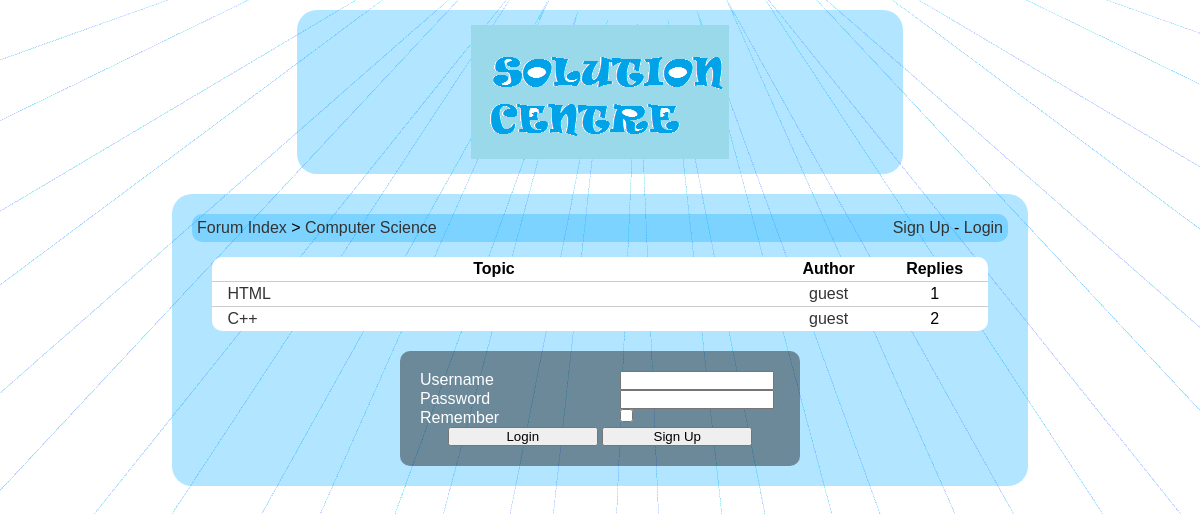
/list_topics.php?parent=1, run on the app's committed database.
### tables this page shows
CREATE TABLE IF NOT EXISTS `categories` (
  `id` smallint(6) NOT NULL,
  `name` varchar(256) NOT NULL,
  `description` text NOT NULL,
  `position` smallint(6) NOT NULL,
  PRIMARY KEY (`id`)
);

CREATE TABLE IF NOT EXISTS `topics` (
  `parent` smallint(6) NOT NULL,
  `id` int(11) NOT NULL,
  `id2` int(11) NOT NULL,
  `title` varchar(256) NOT NULL,
  `message` longtext NOT NULL,
  `authorid` int(11) NOT NULL,
  `timestamp` int(11) NOT NULL,
  `timestamp2` int(11) NOT NULL,
  PRIMARY KEY (`id`,`id2`)
);

CREATE TABLE IF NOT EXISTS `users` (
  `id` bigint(20) NOT NULL,
  `username` varchar(255) NOT NULL,
  `password` varchar(255) NOT NULL,
  `email` varchar(255) NOT NULL,
  `avatar` text NOT NULL,
  `signup_date` int(10) NOT NULL,
  PRIMARY KEY (`id`)
);

### config.php (called while the page is built, shortened)
<?php
$url_home = 'index.php';
$design = 'default';
?>

### list_topics.php (the view, shortened to what this page needs)
<?php
include('config.php');
if(isset($_GET['parent']))
{
	$id = intval($_GET['parent']);
	$dn1 = mysql_fetch_array(mysql_query('select count(c.id) as nb1, c.name,count(t.id) as topics from categories as c left join topics as t on t.parent="'.$id.'" where c.id="'.$id.'" group by c.id'));
if($dn1['nb1']>0)
{
?>
<!DOCTYPE html PUBLIC "-//W3C//DTD XHTML 1.0 Transitional//EN" "http://www.w3.org/TR/xhtml1/DTD/xhtml1-transitional.dtd">
<html xmlns="http://www.w3.org/1999/xhtml">
    <head>
        <link href="<?php echo $design; ?>/style.css" rel="stylesheet" title="Style" />
    </head>
    <body>
    	<div class="header">
        	<a href="<?php echo $url_home; ?>"><img src="<?php echo $design; ?>/images/logo.png" alt="Forum" /></a>
	    </div>
        <div class="content">
<?php
if(isset($_SESSION['username']))
{
$nb_new_pm = mysql_fetch_array(mysql_query('select count(*) as nb_new_pm from pm where ((user1="'.$_SESSION['userid'].'" and user1read="no") or (user2="'.$_SESSION['userid'].'" and user2read="no")) and id2="1"'));
$nb_new_pm = $nb_new_pm['nb_new_pm'];
?>
<div class="box">
	<div class="box_left">
    	<a href="<?php echo $url_home; ?>">Forum Index</a> &gt; <a href="list_topics.php?parent=<?php echo $id; ?>"><?php echo htmlentities($dn1['name'], ENT_QUOTES, 'UTF-8'); ?></a>
    </div>
	<div class="box_right">
    	<a href="list_pm.php">Your messages(<?php echo $nb_new_pm; ?>)</a> - <a href="profile.php?id=<?php echo $_SESSION['userid']; ?>"><?php echo htmlentities($_SESSION['username'], ENT_QUOTES, 'UTF-8'); ?></a> (<a href="login.php">Logout</a>)
    </div>
	<div class="clean"></div>
</div>
<?php
}
else
{
?>
<div class="box">
	<div class="box_left">
    	<a href="<?php echo $url_home; ?>">Forum Index</a> &gt; <a href="list_topics.php?parent=<?php echo $id; ?>"><?php echo htmlentities($dn1['name'], ENT_QUOTES, 'UTF-8'); ?></a>
    </div>
	<div class="box_right">
    	<a href="signup.php">Sign Up</a> - <a href="login.php">Login</a>
    </div>
</div>
<?php
}
?>
<?php
$dn2 = mysql_query('select t.id, t.title, t.authorid, u.username as author, count(r.id) as replies from topics as t left join topics as r on r.parent="'.$id.'" and r.id=t.id and r.id2!=1  left join users as u on u.id=t.authorid where t.parent="'.$id.'" and t.id2=1 group by t.id order by t.timestamp2 desc');
if(mysql_num_rows($dn2)>0)
{
?>
<table class="topics_table">
	<tr>
    	<th class="forum_tops">Topic</th>
    	<th class="forum_auth">Author</th>
    	<th class="forum_nrep">Replies</th>
	</tr>
<?php
while($dnn2 = mysql_fetch_array($dn2))
{
?>
	<tr>
    	<td class="forum_tops"><a href="read_topic.php?id=<?php echo $dnn2['id']; ?>"><?php echo htmlentities($dnn2['title'], ENT_QUOTES, 'UTF-8'); ?></a></td>
    	<td><a href="profile.php?id=<?php echo $dnn2['authorid']; ?>"><?php echo htmlentities($dnn2['author'], ENT_QUOTES, 'UTF-8'); ?></a></td>
    	<td><?php echo $dnn2['replies']; ?></td>
    </tr>
<?php
}
?>
</table>
<?php
}
else
{
?>
<div class="message">This category has no topic.</div>
<?php
}
if(isset($_SESSION['username']))
{
?>
	<a href="new_topic.php?parent=<?php echo $id; ?>" class="button">New Topic</a>
<?php
}
else
{
?>
<div class="box_login">
	<form action="login.php" method="post">
		<label for="username">Username</label><input type="text" name="username" id="username" /><br />
		<label for="password">Password</label><input type="password" name="password" id="password" /><br />
        <label for="memorize">Remember</label><input type="checkbox" name="memorize" id="memorize" value="yes" />
        <div class="center">
	        <input type="submit" value="Login" /> <input type="button" onclick="javascript:document.location='signup.php';" value="Sign Up" />
        </div>
    </form>
</div>
<?php
}
?>
		</div>
	</body>
</html>
<?php
}
else
{
	echo '<h2>This category doesn\'t exist.</h2>';
}
}
else
{
	echo '<h2>The ID of the category you want to visit is not defined.</h2>';
}
?>

### default/style.css (style rules this page uses)
* { margin:0px; padding:0px; }
body { background:#e2f6ff url('images/background.gif') center top no-repeat; padding-left:10%; padding-right:10%; font-family:Arial, Geneva, sans-serif; }
a { text-decoration:none; color:#333333; }
img, table, tr, td { border:0px; }
.center { text-align:center; }
input[type=text], input[type=submit], input[type=button], input[type=password] { width:150px; }
label { width:200px; display:inline-block; vertical-align:top; text-align:left; }
table { border-spacing:0px; background:#ffffff; -moz-border-radius:10px; -webkit-border-radius:10px; border-radius:10px; padding:0px; width:95%; margin:5px auto 5px auto; }
tr { -moz-border-radius:5px; -webkit-border-radius:5px; border-radius:5px; margin:0px; }
td, th { margin:0px; border:0px; padding:3px; text-align:center; }
.header { margin:auto; margin-top:10px; padding:15px; background:url('images/bluec_30p.png'); width:60%; -moz-border-radius:20px; -webkit-border-radius:20px; border-radius:20px; text-align:center; }
.content { background:url('images/bluec_30p.png'); width:85%; -moz-border-radius:20px; -webkit-border-radius:20px; border-radius:20px; margin:auto; padding:20px; margin-top:20px; }
.box_left { float:left; }
.box_right { float:right; }
.box { background:url('images/bluec_30p.png'); -moz-border-radius:10px; -webkit-border-radius:10px; border-radius:10px; margin:auto; padding:5px; margin-bottom:15px; }
.box_login { background:url('images/black_40p.png'); width:360px; -moz-border-radius:10px; -webkit-border-radius:10px; border-radius:10px; margin:auto; padding:20px; margin-top:20px; color:#ffffff; }
.forum_ntop, .forum_nrep, .forum_act, .forum_auth { width:100px; }
td.forum_cat, td.forum_tops { padding-left:15px; text-align:left; }
.categories_table td, .categories_table th, .topics_table td, .topics_table th, .list_pm td, .list_pm th { border-bottom:1px solid #cccccc; }
.categories_table tr:last-child td, .topics_table tr:last-child td, .list_pm tr:last-child td { border-bottom:0px; }

### data on the page
categories: name "Computer Science"
topics: title "HTML", authorid.username "guest", replies "1"
topics: title "C++", authorid.username "guest", replies "2"
